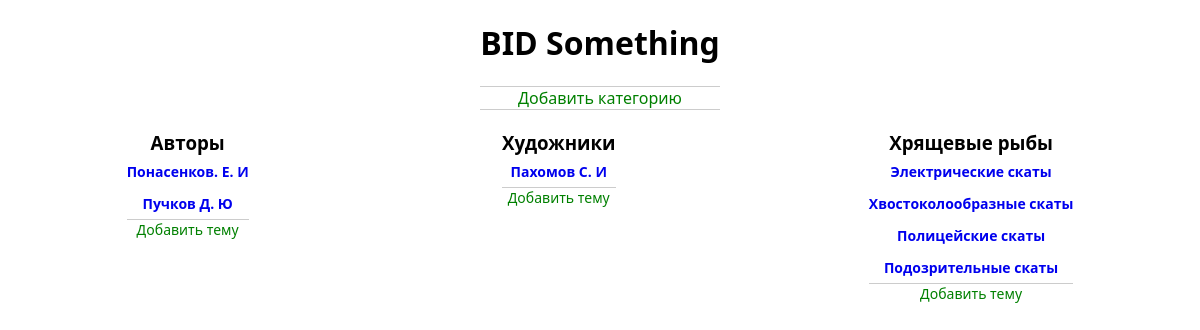
Page /categories/ on the committed database.
### blog/models.py (models this page shows)
class Category(models.Model):
    text = models.CharField(max_length=150)
    def __str__(self):
        return self.text
    class Meta:
        verbose_name_plural = 'categories'

class Topic(models.Model):
    category = models.ForeignKey(Category, on_delete=models.CASCADE, default='meh')
    text = models.CharField(max_length=150)
    date_added = models.DateTimeField(auto_now_add=True)
    def __str__(self):
        return self.text

### blog/views.py (the view)
# urls.py: path('categories/', include('blog.urls'))
def categories(request):
    categories = Category.objects.all()
    topics = Topic.objects.order_by('date_added')
    context = {'categories': categories, 'topics': topics}
    return render(request, 'blog/categories.html', context)

### blog/templates/blog/categories.html
{% extends "blog/base.html" %}
{% block content %}
<a class="addLink addCat" href="{% url 'blog:new_category' %}">Добавить категорию</a>
<div class="categoryFlex">
        {% for category in categories %}
        <div class="category">
            <h3>{{ category }}</h3>
            {% for topic in topics %}
            {% if topic.category == category %}
            <h4><a href="{% url 'blog:topic' topic.id %}"> {{ topic }} </a></h4>
            {% endif %}
            {% endfor %}
            <a class="addLink" href="{% url 'blog:new_topic' category.id %}">Добавить тему</a>
        </div>
        {% endfor %}
</div>
{% endblock content %}

### blog/templates/blog/base.html (shortened to what this page needs)
<!DOCTYPE html>
{% load static %}
<html lang="en">
<head>
<link href="{% static 'styles/style.css' %}" rel="stylesheet" type="text/css">
</head>
<body>
<a class="logo" href="{% url 'root' %}"><h1>BID Something</h1></a>
</body>
{% block content %}{% endblock content %}

### static/styles/style.css (style rules this page uses)
body { margin: 0; }
.logo { font-family: 'Segoe UI', Tahoma, Geneva, Verdana, sans-serif; text-decoration: none; display: block; text-align: center; color: black; }
.categoryFlex { display: flex; flex-direction: row; justify-content: space-around; }
.category { display: flex; flex-direction: column; position: relative; }
.category h3 { font-family: 'Segoe UI', Tahoma, Geneva, Verdana, sans-serif; margin: 0; text-align: center; }
.category h4 { font-family: 'Segoe UI', Tahoma, Geneva, Verdana, sans-serif; margin: 5px 0; color: green; text-align: center; }
.category a { text-align: center; font-size: 14px; text-decoration: none; font-family: 'Segoe UI', Tahoma, Geneva, Verdana, sans-serif; }
.addLink { color: green; font-family: 'Segoe UI', Tahoma, Geneva, Verdana, sans-serif; text-decoration: none; border-top: 1px solid rgba(0, 0, 0, 0.2); }
.addCat { display: block; width: 20%; margin: 0 auto; text-align: center; margin-bottom: 20px; border-bottom: 1px solid rgba(0, 0, 0, 0.2); }

### rows in the picture
Category: text "Авторы"
Topic: text "Понасенков. Е. И"
Topic: text "Пучков Д. Ю"
Category: text "Художники"
Topic: text "Пахомов С. И"
Category: text "Хрящевые рыбы"
Topic: text "Электрические скаты"
Topic: text "Хвостоколообразные скаты"
Topic: text "Полицейские скаты"
Topic: text "Подозрительные скаты"
